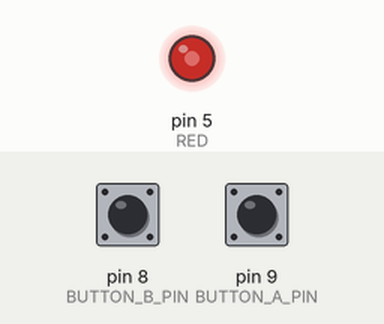
This sketch was run on a simulated Arduino Uno, built with avr-gcc and run on an emulated ATmega328P. On the bench: output pins drawn as LEDs (lit = HIGH). The inputs (shaded band) are chosen by the test bench; at power-on: pin 8 (BUTTON_B_PIN) HIGH, pin 9 (BUTTON_A_PIN) HIGH.

Above: at 1.2 s.
1.3 s: pin 8 (BUTTON_B_PIN) pulled LOW for 1 s
At 3.1 s:
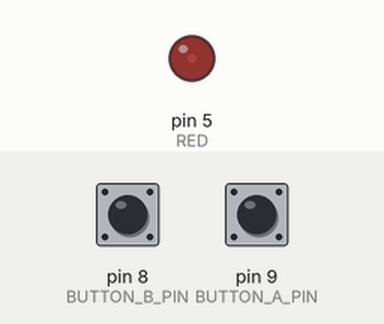
3.8 s: pin 9 (BUTTON_A_PIN) pulled LOW for 3.2 s
At 6.4 s:
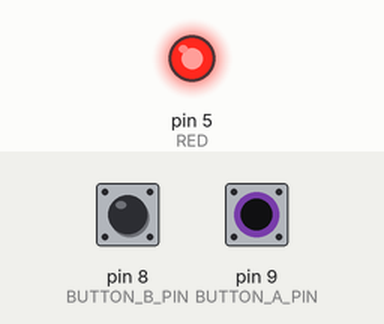
8.5 s: pin 8 (BUTTON_B_PIN) pulled LOW for 3.2 s
At 9.26 s:
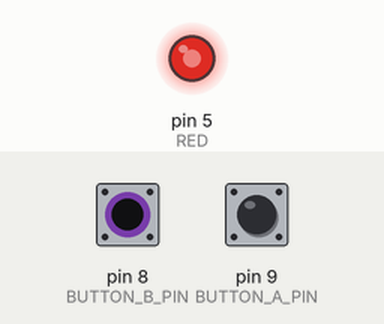
13.2 s: pin 9 (BUTTON_A_PIN) pulled LOW for 0.15 s
At 14.4 s:
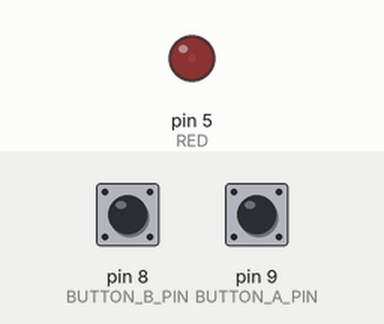
Timing chart, 0 to 15.8 s (numbered marks = the images above; inputs shaded):
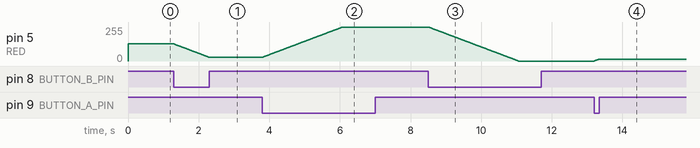

Measured:
- after the input at 1.3 s, pin 5 (RED): moves from 128/255 to 28/255 over 0.99 s, starting at once
- after the input at 3.8 s, pin 5 (RED): moves from 28/255 to 255/255 over 2.3 s, starting at once
- after the input at 8.5 s, pin 5 (RED): moves from 255/255 to 0/255 over 2.5 s, starting at once
- after the input at 13.2 s, pin 5 (RED): moves from 0/255 to 15/255 over 0.14 s, starting at once

The sketch:

dimmer.ino
```cpp
// ----------------------------
// Pin configuration (PWM-capable)
// ----------------------------
#define RED 5
#define BUTTON_A_PIN 9
#define BUTTON_B_PIN 8

// Constants
const int DELAY_TIME = 10;

// State
int redValue = 128;

void setup() {
  pinMode(RED, OUTPUT);
  pinMode(BUTTON_A_PIN, INPUT_PULLUP);
  pinMode(BUTTON_B_PIN, INPUT_PULLUP);

  analogWrite(RED, HIGH);
}

void loop() {

  if (digitalRead(BUTTON_A_PIN) == LOW && redValue < 255) {
    redValue += 1;
  }

  if (digitalRead(BUTTON_B_PIN) == LOW && redValue > 0 ) {
    redValue -= 1;
  }

  redValue = min(redValue, 255); // Can be at most 255
  redValue = max(redValue, 0); // Must be at least 0

  analogWrite(RED, redValue);

  delay(DELAY_TIME);
}
```
